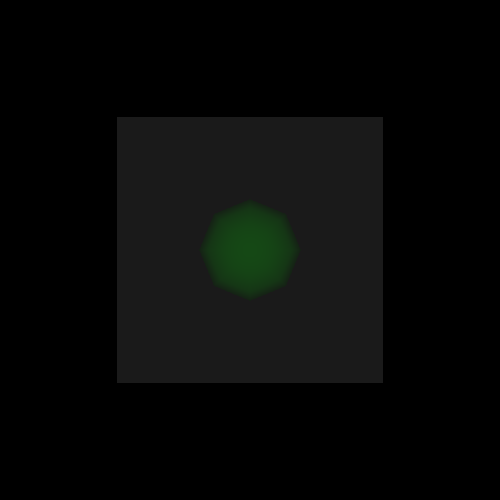

Write the Python code that produced this figure.
#!/usr/bin/env python

# Demonstrate depth peeling with translucent spheres in front of an opaque cube.

import vtkmodules.vtkInteractionStyle  # noqa: F401
import vtkmodules.vtkRenderingOpenGL2  # noqa: F401

from vtkmodules.vtkFiltersSources import vtkCubeSource, vtkSphereSource
from vtkmodules.vtkRenderingCore import (
    vtkActor,
    vtkPolyDataMapper,
    vtkRenderWindow,
    vtkRenderWindowInteractor,
    vtkRenderer,
)

# Opaque box
box = vtkCubeSource()
box.SetXLength(3.0)
box.SetYLength(3.0)
box_mapper = vtkPolyDataMapper()
box_mapper.SetInputConnection(box.GetOutputPort())
box_actor = vtkActor()
box_actor.GetProperty().SetColor(0.1, 0.1, 0.1)
box_actor.SetMapper(box_mapper)

# Shared sphere source
sphere = vtkSphereSource()
sphere_mapper = vtkPolyDataMapper()
sphere_mapper.SetInputConnection(sphere.GetOutputPort())

# Translucent red sphere
sphere_actor_1 = vtkActor()
sphere_actor_1.GetProperty().SetColor(1.0, 0.0, 0.0)
sphere_actor_1.GetProperty().SetOpacity(0.2)
sphere_actor_1.SetPosition(0.0, 0.0, 1.0)
sphere_actor_1.SetMapper(sphere_mapper)

# Translucent green sphere
sphere_actor_2 = vtkActor()
sphere_actor_2.GetProperty().SetColor(0.0, 1.0, 0.0)
sphere_actor_2.GetProperty().SetOpacity(0.2)
sphere_actor_2.SetPosition(0.0, 0.0, 2.0)
sphere_actor_2.SetMapper(sphere_mapper)

# Renderer with depth peeling
renderer = vtkRenderer()
renderer.AddActor(box_actor)
renderer.AddActor(sphere_actor_1)
renderer.AddActor(sphere_actor_2)
renderer.SetUseDepthPeeling(1)
renderer.SetMaximumNumberOfPeels(20)
renderer.SetOcclusionRatio(0.0)
render_window = vtkRenderWindow()
render_window.SetSize(500, 500)
render_window.SetMultiSamples(0)
render_window.SetAlphaBitPlanes(1)
render_window.AddRenderer(renderer)
render_window.SetWindowName("depth peeling occlusion query")

interactor = vtkRenderWindowInteractor()
interactor.SetRenderWindow(render_window)

# Scene
renderer.ResetCamera()

interactor.Initialize()
interactor.Start()
